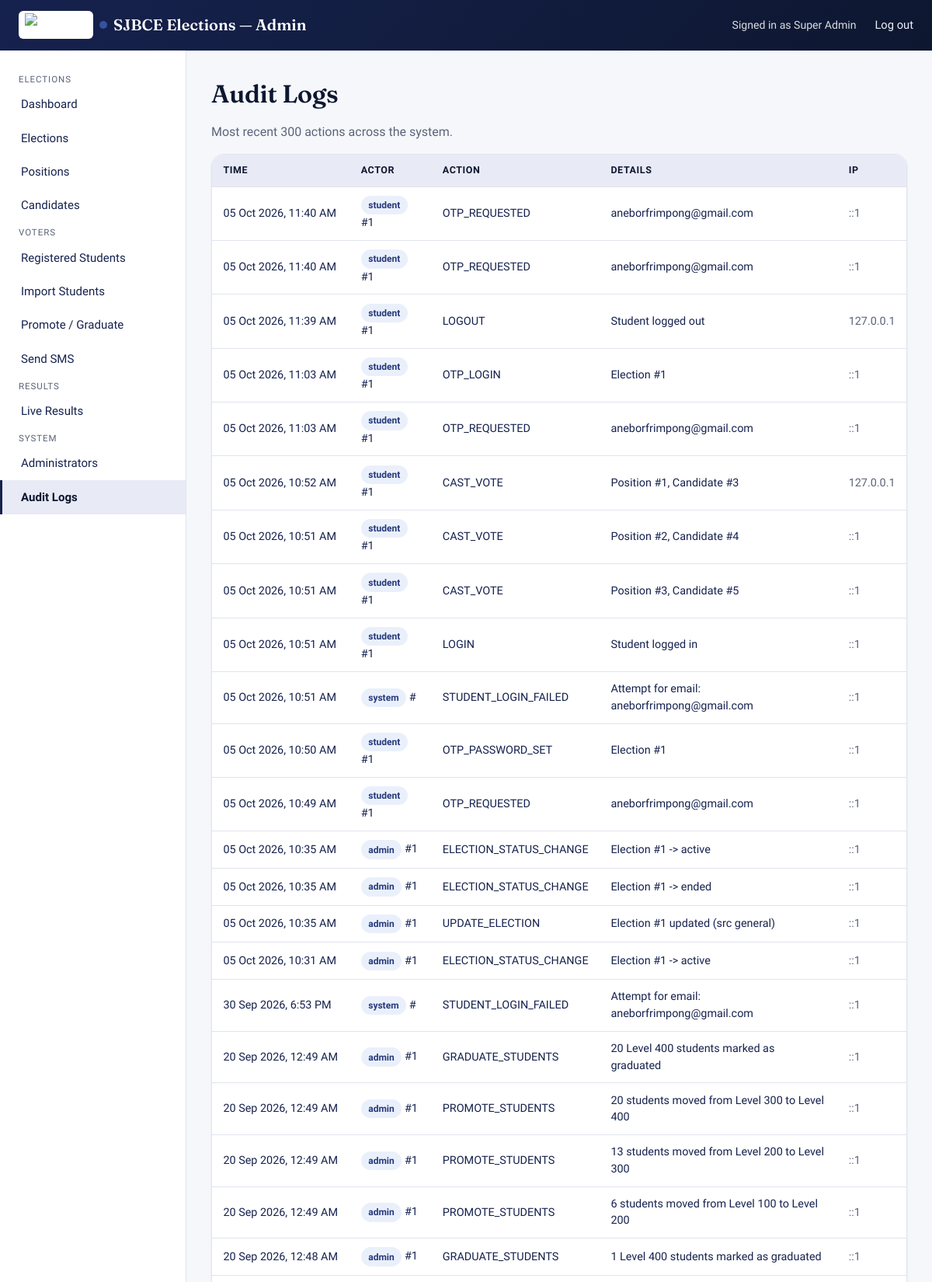
Screenshot of /audit_logs.php (signed in, upper part) with the database file from the repository.
### tables this page shows
CREATE TABLE `audit_logs` (
  `id` bigint(20) UNSIGNED NOT NULL,
  `user_type` enum('admin','student','system') NOT NULL,
  `user_id` bigint(20) UNSIGNED DEFAULT NULL,
  `action` varchar(100) NOT NULL,
  `details` text DEFAULT NULL,
  `ip_address` varchar(45) DEFAULT NULL,
  `created_at` datetime NOT NULL DEFAULT current_timestamp()
);

### functions.php (called while the page is built, shortened)
<?php
function h(?string $value): string
{
    return htmlspecialchars($value ?? '', ENT_QUOTES, 'UTF-8');
}
function format_datetime(?string $dt): string
{
    return date('d M Y, g:i A', strtotime($dt));
}

### audit_logs.php (the view, shortened to what this page needs)
<?php
$pdo = get_db();
$logs = $pdo->query('SELECT * FROM audit_logs ORDER BY created_at DESC LIMIT 300')->fetchAll();
require __DIR__ . '/../includes/header_admin.php';
?>
<h1>Audit Logs</h1>
<p class="muted">Most recent 300 actions across the system.</p>
<div class="card" style="padding:0;overflow-x:auto;">
  <table>
    <thead><tr><th>Time</th><th>Actor</th><th>Action</th><th>Details</th><th>IP</th></tr></thead>
    <tbody>
      <?php foreach ($logs as $l): ?>
        <tr>
          <td style="white-space:nowrap;"><?= format_datetime($l['created_at']) ?></td>
          <td><span class="badge badge-paused"><?= h($l['user_type']) ?></span> #<?= h((string)$l['user_id']) ?></td>
          <td><?= h($l['action']) ?></td>
          <td><?= h($l['details']) ?></td>
          <td class="muted"><?= h($l['ip_address']) ?></td>
        </tr>
      <?php endforeach; ?>
    </tbody>
  </table>
</div>
<?php require __DIR__ . '/../includes/footer_admin.php'; ?>

### style.css (style rules this page uses)
:root { --wine: #16224E; --wine-dark: #0D1730; --wine-tint: #E8EAF5; --sky: #3452A0; --sky-deep: #26397A; --sky-tint: #EAF0FB; --red: #E31E2C; --red-dark: #A9141F; --red-tint: #FCE8E9; --white: #FFFFFF; --paper: #F6F7FB; --ink: #16224E; --ink-soft: #5B6478; --line: #E1E4EE; --success: #2E7D4F; --success-tint:#E4F3EA; --danger: #B3261E; --danger-tint: #FBE9E7; --warning: #A5670F; --warning-tint:#FBF0DE; --font-display: 'Fraunces', Georgia, serif; --font-body: 'Source Sans 3', system-ui, -apple-system, sans-serif; --font-mono: 'JetBrains Mono', ui-monospace, monospace; --radius: 10px; --radius-lg: 16px; --shadow-sm: 0 1px 2px rgba(13, 23, 48, 0.08), 0 1px 1px rgba(13,23,48,0.05); --shadow-md: 0 8px 24px rgba(13, 23, 48, 0.14); --sidebar-w: 240px; }
* { box-sizing: border-box; }
body { margin: 0; font-family: var(--font-body); background: var(--paper); color: var(--ink); line-height: 1.5; -webkit-font-smoothing: antialiased; }
h1, h2, h3, h4 { font-family: var(--font-display); color: var(--wine-dark); margin: 0 0 0.4em; font-weight: 600; letter-spacing: -0.01em; }
h1 { font-size: 2rem; }
p { margin: 0 0 1em; color: var(--ink); }
small, .muted { color: var(--ink-soft); }
.card { background: var(--white); border: 1px solid var(--line); border-radius: var(--radius-lg); box-shadow: var(--shadow-sm); padding: 1.5rem; }
table { width: 100%; border-collapse: collapse; background: var(--white); }
th, td { text-align: left; padding: 0.7rem 0.9rem; border-bottom: 1px solid var(--line); font-size: 0.9rem; }
th { background: var(--wine-tint); color: var(--wine-dark); font-weight: 600; font-size: 0.78rem; text-transform: uppercase; letter-spacing: 0.05em; }
.badge { display: inline-block; padding: 0.2rem 0.6rem; border-radius: 100px; font-size: 0.75rem; font-weight: 600; }
.badge-paused { background: var(--sky-tint); color: var(--sky-deep); }

### rows the page displays
audit_logs: created_at "05 Oct 2026, 11:40 AM", user_type "student", user "1", action "OTP_REQUESTED", details "aneborfrimpong@gmail.com", ip_address "::1"
audit_logs: created_at "05 Oct 2026, 11:40 AM", user_type "student", user "1", action "OTP_REQUESTED", details "aneborfrimpong@gmail.com", ip_address "::1"
audit_logs: created_at "05 Oct 2026, 11:39 AM", user_type "student", user "1", action "LOGOUT", details "Student logged out", ip_address "127.0.0.1"
audit_logs: created_at "05 Oct 2026, 11:03 AM", user_type "student", user "1", action "OTP_LOGIN", details "Election #1", ip_address "::1"
audit_logs: created_at "05 Oct 2026, 11:03 AM", user_type "student", user "1", action "OTP_REQUESTED", details "aneborfrimpong@gmail.com", ip_address "::1"
audit_logs: created_at "05 Oct 2026, 10:52 AM", user_type "student", user "1", action "CAST_VOTE", details "Position #1, Candidate #3", ip_address "127.0.0.1"
audit_logs: created_at "05 Oct 2026, 10:51 AM", user_type "student", user "1", action "CAST_VOTE", details "Position #2, Candidate #4", ip_address "::1"
audit_logs: created_at "05 Oct 2026, 10:51 AM", user_type "student", user "1", action "CAST_VOTE", details "Position #3, Candidate #5", ip_address "::1"
audit_logs: created_at "05 Oct 2026, 10:51 AM", user_type "student", user "1", action "LOGIN", details "Student logged in", ip_address "::1"
audit_logs: created_at "05 Oct 2026, 10:51 AM", user_type "system", action "STUDENT_LOGIN_FAILED", details "Attempt for email: aneborfrimpong@gmail.com", ip_address "::1"
audit_logs: created_at "05 Oct 2026, 10:50 AM", user_type "student", user "1", action "OTP_PASSWORD_SET", details "Election #1", ip_address "::1"
audit_logs: created_at "05 Oct 2026, 10:49 AM", user_type "student", user "1", action "OTP_REQUESTED", details "aneborfrimpong@gmail.com", ip_address "::1"
audit_logs: created_at "05 Oct 2026, 10:35 AM", user_type "admin", user "1", action "ELECTION_STATUS_CHANGE", details "Election #1 -> active", ip_address "::1"
audit_logs: created_at "05 Oct 2026, 10:35 AM", user_type "admin", user "1", action "ELECTION_STATUS_CHANGE", details "Election #1 -> ended", ip_address "::1"
audit_logs: created_at "05 Oct 2026, 10:35 AM", user_type "admin", user "1", action "UPDATE_ELECTION", details "Election #1 updated (src general)", ip_address "::1"
audit_logs: created_at "05 Oct 2026, 10:31 AM", user_type "admin", user "1", action "ELECTION_STATUS_CHANGE", details "Election #1 -> active", ip_address "::1"
audit_logs: created_at "30 Sep 2026, 6:53 PM", user_type "system", action "STUDENT_LOGIN_FAILED", details "Attempt for email: aneborfrimpong@gmail.com", ip_address "::1"
audit_logs: created_at "20 Sep 2026, 12:49 AM", user_type "admin", user "1", action "GRADUATE_STUDENTS", details "20 Level 400 students marked as graduated", ip_address "::1"
audit_logs: created_at "20 Sep 2026, 12:49 AM", user_type "admin", user "1", action "PROMOTE_STUDENTS", details "20 students moved from Level 300 to Level 400", ip_address "::1"
audit_logs: created_at "20 Sep 2026, 12:49 AM", user_type "admin", user "1", action "PROMOTE_STUDENTS", details "13 students moved from Level 200 to Level 300", ip_address "::1"
audit_logs: created_at "20 Sep 2026, 12:49 AM", user_type "admin", user "1", action "PROMOTE_STUDENTS", details "6 students moved from Level 100 to Level 200", ip_address "::1"
audit_logs: created_at "20 Sep 2026, 12:48 AM", user_type "admin", user "1", action "GRADUATE_STUDENTS", details "1 Level 400 students marked as graduated", ip_address "::1"

### other values shown
$_SESSION['admin_name'] "Super Admin"
